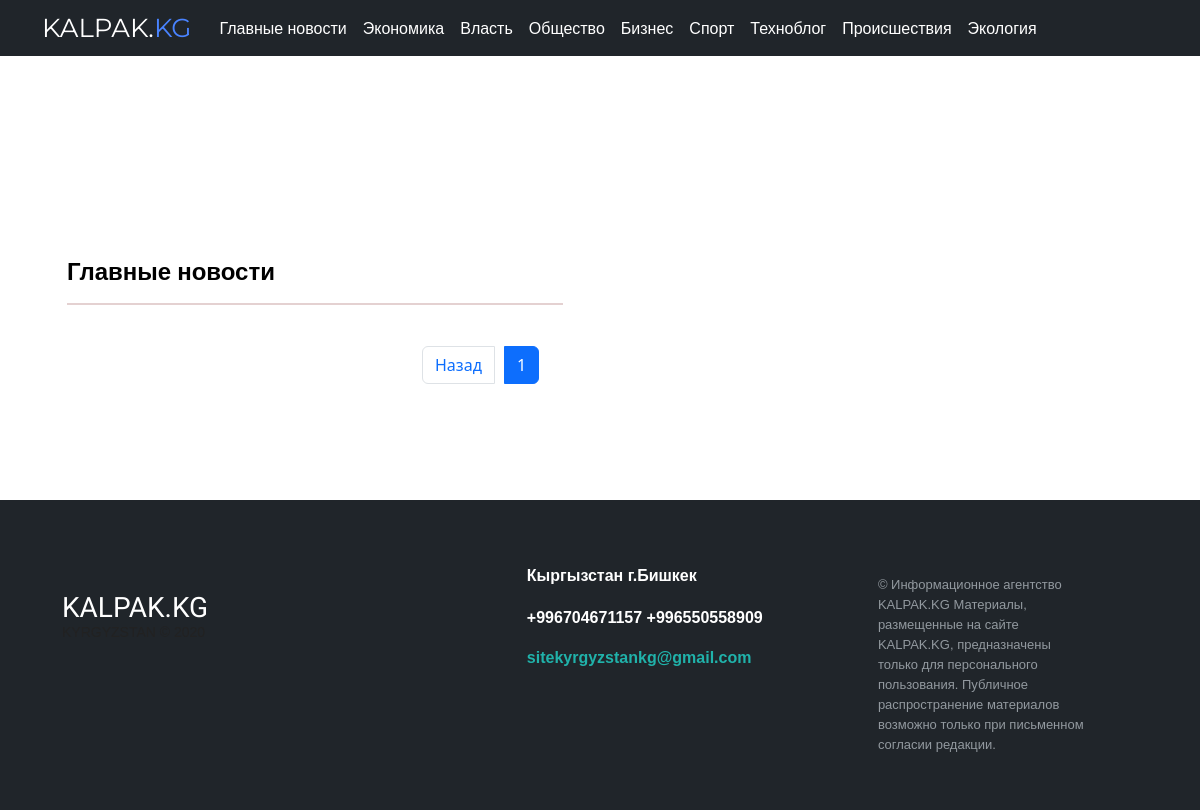
Page /2/ on the earlier database version.
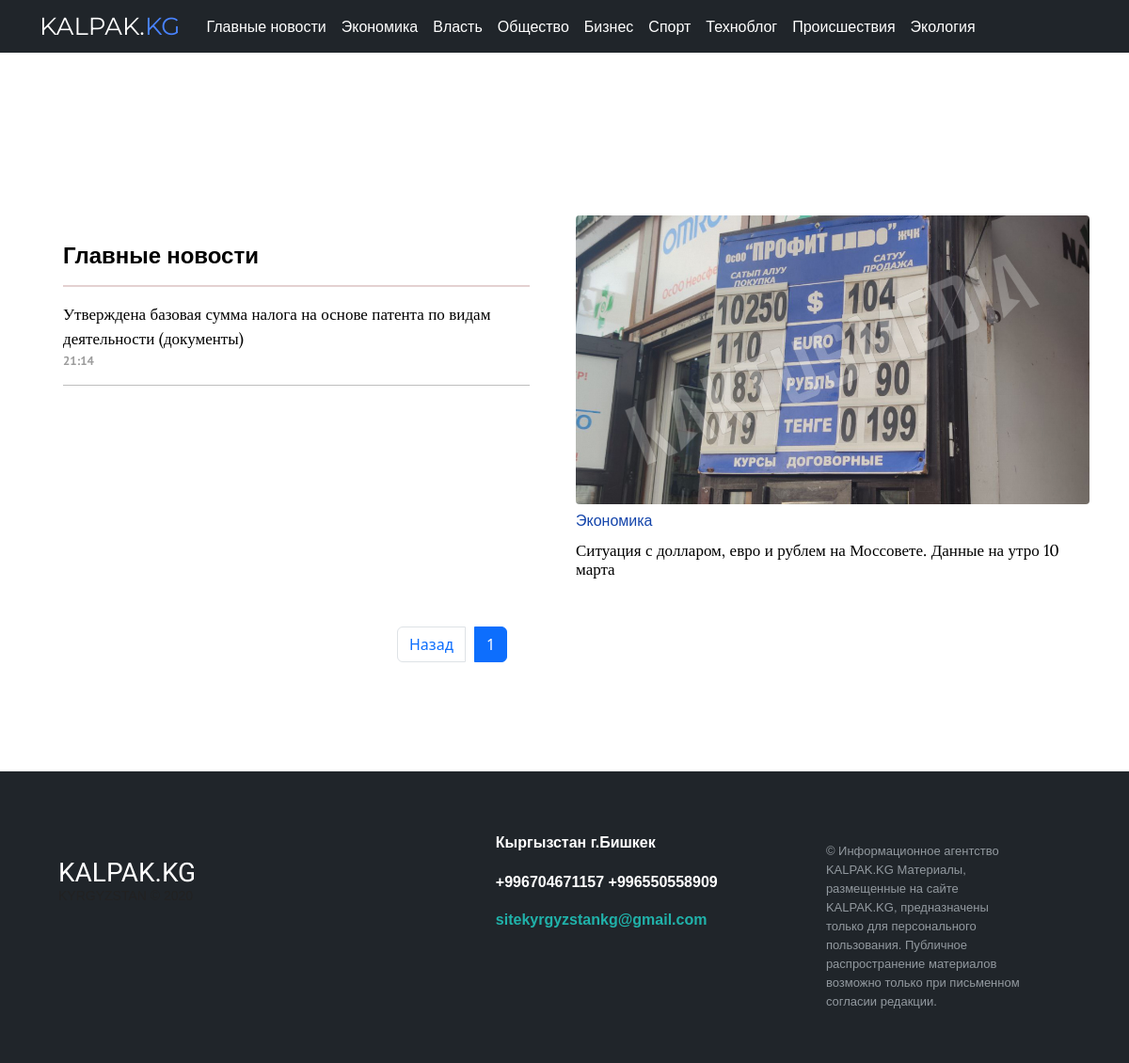
Same page on the later database version.
### core/models.py (models this page shows, shortened)
class HeadingArticle(models.Model):
    title = models.CharField(max_length=255)
    class Meta:
        verbose_name = "Рубрика"
        verbose_name_plural = "Рубрики"
    def __str__(self):
        return self.title

class Article(models.Model):
    title = models.CharField(max_length=255, null=True, blank=True)
    text = models.TextField()
    slug = models.SlugField(max_length=255, unique=True, db_index=True, verbose_name="URL", null=True, blank=True)
    author = models.ForeignKey(
        to="Author",
        on_delete=models.SET_NULL,
        null=True, blank=True,
        related_name="article",
        verbose_name=_("Автор")
    )
    heading = models.ForeignKey(
        to="HeadingArticle",
        on_delete=models.PROTECT,
        null=True,
        related_name="article",
        verbose_name=_("Рубрика")
    )
    readers = models.ManyToManyField(
        to=User,
        related_name="readed_articles",
        blank=True,
        verbose_name=_("Читатели")
    )
    views = models.IntegerField(default=0, verbose_name=_("Просмотры"))
    created_at = models.DateTimeField(
        auto_now_add=True,
        null=True,
    )
    main_article = models.BooleanField(default=False, verbose_name=_("Первая новость"))
    margin_article_text = models.BooleanField(default=False, verbose_name=_("Ровнительные новости"))
    text_article = models.BooleanField(default=False, verbose_name=_("Текстовые новости"))
    center_article = models.BooleanField(default=False)
    carousel_block = models.BooleanField(default=False, verbose_name=_("Новости в чёрном блоке"))
    right_panel_article = models.BooleanField(default=False, verbose_name=_("Главные новости"))
    pagination_article = models.BooleanField(default=False, verbose_name=_("Текстовые новости на второй странице"))
    pagination_picture_article = models.BooleanField(default=False, verbose_name=("Новости для вторых страниц с картинками"))
    updated_at = models.DateTimeField(auto_now=True)
    is_active = models.BooleanField(default=True)
    picture = models.ImageField(
        upload_to="articles_image",
        null=True, blank=True,
        verbose_name="Главная картинка статьи"
    )

### core/views.py (the view)
# urls.py: path('2/', views.article_page_2, name="article_page_2"),
def article_page_2(request):
    articles = Article.objects.all()
    heading = HeadingArticle.objects.all()
    paginator = Paginator(articles, per_page=80)
    page_number = request.GET.get('page', 1)
    page_obj = paginator.get_page(page_number)
    context = {
        "articles": page_obj.object_list,
        "paginator": paginator,
        "heading": heading,
        "page_number": int(page_number)
    }
    return render(request, "articles2.html", context=context)

### core/templates/articles2.html (shortened to what this page needs)
{% extends 'base.html' %}
{% block content %}
    <div class="container mt-8">
        <div class="ads_block">
        </div>
      </div>
      <div class="container">
        <div class="row">
          <div class="col-md-6 col-sm-12 mt-2">
            <div class="black_block_news">
              <h4 class="main-news">Главные новости</h4>
              <hr class="line">
              {% for article in articles %}
                {% if article.pagination_article %}
                  <h1 class="revolut"><a href="{% url 'article' article.slug %}" class="link-text2">{{ article.title }}</a></h1>
                  <p class="date_time">{{ article.created_at|date:"H:i" }}</p>
                  <hr>
                {% endif %}
              {% endfor %}
            </div>
          </div>
          <div class="col-md-6 mt-4">
            {% for article in articles %}
              {% if article.pagination_picture_article %}
                  <img class="img-fluid img-m2" {% if article.picture %} src="{{ article.picture.url }}" {% endif %} alt="Article image">
                  <a class="text-link2">{{ article.heading }}</a>
                  <h1 class="zago_main0"><a href="{% url 'article' article.slug %}" class="link-text2">{{ article.title }}</a></h1>
              {% endif %}
            {% endfor %}
          </div>
        </div>
      </div>
      <div class="container">
        <div class="row">
          <div class="col-md-4 col-sm-4"></div>
          <div class="col-md-4 col-sm-4">
              <ul class="pagination">
                  <li class="page-item mr-3">
                    <a href="{% url 'main' %}" class="page-link">Назад</a>
                  </li>
                  {% for i in paginator.page_range %}
                  <li class="page-item {% if i == page_number %}active{% endif %}">
                    <a href="?page={{ i }}" class="page-link">{{ i }}</a>
                  </li>
                {% endfor %}
              </ul>
          </div>
          <div class="col-md-4 col-sm-4"></div>
        </div>
      </div>
{% endblock %}

### core/templates/base.html (shortened to what this page needs)
{% load static %}
<!DOCTYPE html>
<html lang="en">
<head>
    <link rel="stylesheet" type="text/css" href="{% static 'style.css' %}?{% now "U" %}">
    <link href="https://cdn.jsdelivr.net/npm/bootstrap@5.1.3/dist/css/bootstrap.min.css" rel="stylesheet">
<link href="/docs/5.1/dist/css/bootstrap.min.css" rel="stylesheet">
<body>
  <nav class="navbar fixed-top navbar-expand-lg navbar-dark bg-custom">
      <div class="container">
        <a class="logo" href="{% url 'main' %}">KALPAK.<p class="kg d-inline">KG</p></a>
        <div class="collapse navbar-collapse" id="navbarNav">
          <ul class="navbar-nav linkss">
            <li class="nav-item">
              <a class="nav-link text-white" aria-current="page" href="{% url 'right_panel_articles' %}">Главные новости</a>
            </li>
          {% for headings in heading %}
            <li class="nav-item">
              <a class="nav-link text-white" href="{% url 'heading' headings.id %}">{{ headings.title }}</a>
            </li>
          {% endfor %}
          </ul>
        </div>
      </div>
  </nav>
  {% block content %}
  {% endblock %}
<footer class="footer-distributed mt-8">
  <div class="container">
  <div class="footer-left">
  <br>
  <br>
  <h3>KALPAK.KG</h3>
  <p class="footer-company-name">KYRGYZSTAN © 2020</p>
  </div>
  <div class="footer-center">
  <div>
      <p>Кыргызстан г.Бишкек</p>
  </div>
  <div>
      <p>+996704671157</p>
      <p>+996550558909</p>
  </div>
  <div>
      <p><a href="mailto:support@company.com">sitekyrgyzstankg@gmail.com</a></p>
  </div>
  </div>
  <div class="footer-right">
  <p class="footer-company-about">
      © Информационное агентство KALPAK.KG
Материалы, размещенные на сайте KALPAK.KG, предназначены только для персонального пользования. Публичное распространение материалов возможно только при письменном согласии редакции.
  </p>
  </div>
  </div>
</footer>
</head>
</body>
</html>

### core/static/style.css (style rules this page uses)
body { background-color: #e8e8e8; }
.logo { font-family: 'Montserrat', sans-serif; font-size: 26px; text-decoration: none; color: white; margin-right: 20px; }
.linkss { font-family: 'PT Sans', sans-serif; font-weight: normal; }
.mt-8 { margin-top: 100px; }
.zago_main0 { font-family: 'PT Sans', sans-serif; font-weight: bolder; margin-top: 10px; font-size: 17px; }
.text-link2 { color: #1445ab; text-decoration: none; font-family: 'PT Sans', sans-serif; font-weight: normal; display: block; }
.img-fluid { border-radius: 4px; }
.img-m2 { margin-bottom: 5px; margin-top: 15px; }
.link-text2 { text-decoration: none; color: black; transition-duration: 0.3s; font-family: 'Lora', serif; font-size: 17px; font-weight: normal; }
.mr-3 { margin-right: 10px; }
.revolut { font-size: 17px; display: table-cell; line-height: 1.5em; }
.main-news { font-family: 'PT Sans', sans-serif; font-weight: bolder; margin-bottom: 10px; margin-top: 30px; display: block; padding-top: 30px; padding-right: 25px; }
.line { background-color: #964a4a; border: 1px solid #964a4a; }
.date_time { color: #9c9c9c; font-family: 'PT Sans', sans-serif; font-weight: bolder; font-size: 13px; }
.kg { color: #4983ff; }
.ads_block { width: 100%; height: 90px; color: white; text-align: center; font-size: 55px; }
.footer-distributed { background: #20252a; box-shadow: 0 1px 1px 0 rgba(0, 0, 0, 0.12); box-sizing: border-box; width: 100%; text-align: left; font: bold 16px sans-serif; padding: 55px 50px; }
.footer-distributed .footer-left, .footer-distributed .footer-center, .footer-distributed .footer-right { display: inline-block; vertical-align: top; }
.footer-distributed .footer-left { width: 40%; }
.footer-distributed h3 { color: #ffffff; font-family: 'Montserrat Alternates', sans-serif; margin: 0; }
.footer-distributed .footer-company-name { color: #222; font-size: 14px; font-weight: normal; margin: 0; }
.footer-distributed .footer-center { width: 35%; }
.footer-distributed .footer-center p { display: inline-block; color: #ffffff; vertical-align: middle; margin:0; }
.footer-distributed .footer-center p a { color: lightseagreen; text-decoration: none;; }
.footer-distributed .footer-right { width: 20%; }
.footer-distributed .footer-company-about { line-height: 20px; color: #92999f; font-size: 13px; font-weight: normal; margin: 0; }
.black_block_news { background-color: #ffffff; border-radius: 13px; max-width: 650px; color: black; padding-left: 25px; padding-right: 25px; padding-bottom: 25px; height: auto; }
.bg-custom { background-color: #20252a; }

### core/templates/base.html (style rules this page uses)
body { background: #faf7f7; }

Differences in the rows shown:
added Article: title "Утверждена базовая сумма налога на основе патента по видам деятельности (документы)", created_at "21:14", shown under "Главные новости"
added Article: picture (picture), heading "Экономика", title "Ситуация с долларом, евро и рублем на Моссовете. Данные на утро 10 марта"
